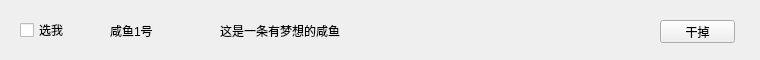
<?xml version="1.0" encoding="UTF-8"?>
<ui version="4.0">
 <class>Form</class>
 <widget class="QWidget" name="Form">
  <property name="geometry">
   <rect>
    <x>0</x>
    <y>0</y>
    <width>760</width>
    <height>60</height>
   </rect>
  </property>
  <property name="windowTitle">
   <string>Form</string>
  </property>
  <widget class="QCheckBox" name="cbx">
   <property name="geometry">
    <rect>
     <x>20</x>
     <y>15</y>
     <width>60</width>
     <height>30</height>
    </rect>
   </property>
   <property name="text">
    <string>选我</string>
   </property>
  </widget>
  <widget class="QLabel" name="lb_no">
   <property name="geometry">
    <rect>
     <x>110</x>
     <y>10</y>
     <width>71</width>
     <height>41</height>
    </rect>
   </property>
   <property name="text">
    <string>咸鱼1号</string>
   </property>
  </widget>
  <widget class="QLabel" name="lb_content">
   <property name="geometry">
    <rect>
     <x>220</x>
     <y>10</y>
     <width>151</width>
     <height>41</height>
    </rect>
   </property>
   <property name="text">
    <string>这是一条有梦想的咸鱼</string>
   </property>
  </widget>
  <widget class="QPushButton" name="btn_del">
   <property name="geometry">
    <rect>
     <x>660</x>
     <y>20</y>
     <width>75</width>
     <height>23</height>
    </rect>
   </property>
   <property name="text">
    <string>干掉</string>
   </property>
  </widget>
 </widget>
 <resources/>
 <connections/>
</ui>
